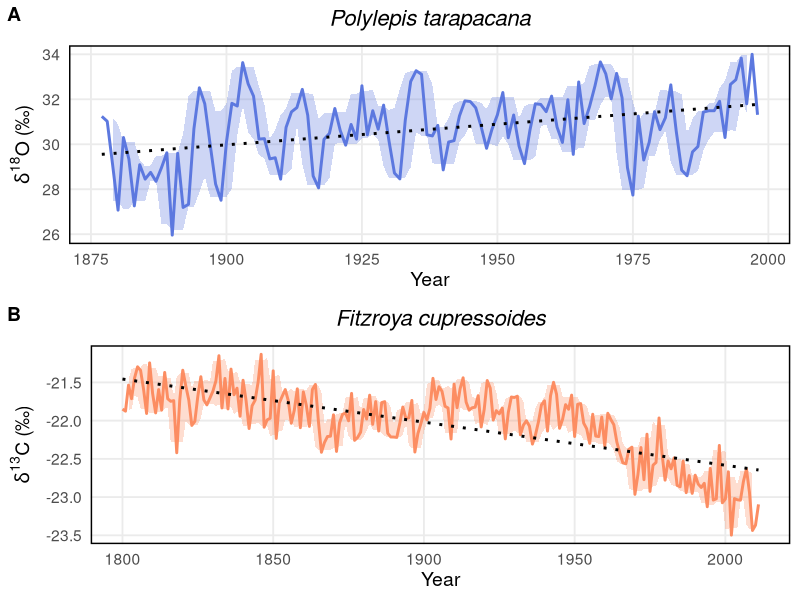

Generate this figure with R:
#Isotope chronology by Chowdhury Rafatul Kabir
#M.S., B.Sc.in Forestry (SUST)
#Chronoogy plots


# Load required libraries
library(readxl)
library(ggplot2)
library(dplyr)
library(zoo)
library(ggthemes)
library(ggpubr)

# Custom plot function
plot_chronology <- function(data, title_expr, line_color, ribbon_color, y_label) {
  summary_df <- data %>%
    mutate(
      P5 = rollapply(Chronology, width = 5, FUN = function(x) quantile(x, 0.05), fill = NA, align = "center"),
      P95 = rollapply(Chronology, width = 5, FUN = function(x) quantile(x, 0.95), fill = NA, align = "center")
    )
  
  ggplot(summary_df, aes(x = Year, y = Chronology)) +
    geom_ribbon(aes(ymin = P5, ymax = P95), fill = ribbon_color, alpha = 0.3) +
    geom_line(color = line_color, size = 1) +
    geom_smooth(method = "lm", se = FALSE, linetype = "dotted", color = "black") +
    theme_minimal(base_size = 14) +
    labs(
      title = title_expr,
      x = "Year",
      y = y_label
    ) +
    theme(
      plot.title = element_text(size = 16, face = "italic", hjust = 0.5),
      panel.border = element_rect(color = "black", fill = NA, size = 1),
      panel.grid.minor = element_blank()
    )
}

# Read Excel data
opt_data <- read_excel("opt.xlsx")
cfc_data <- read_excel("cfc.xlsx")

# Create plot for Polylepis tarapacana (δ¹⁸O)
plot1 <- plot_chronology(
  opt_data,
  title_expr = expression(italic("Polylepis tarapacana")),
  line_color = "#5c78df",
  ribbon_color = "#5c78df",
  y_label = expression(delta^{18}*O~"(‰)")
)

# Create plot for Fitzroya cupressoides (δ¹³C)
plot2 <- plot_chronology(
  cfc_data,
  title_expr = expression(italic("Fitzroya cupressoides")),
  line_color = "#FC8D62",
  ribbon_color = "#FC8D62",
  y_label = expression(delta^{13}*C~"(‰)")
)

# Combine and save the plots
tiff("Isotope_Chronologies11.tiff", width = 10, height = 8, units = "in", res = 300)
ggarrange(plot1, plot2, ncol = 1, nrow = 2, labels = c("A", "B"))
dev.off()


